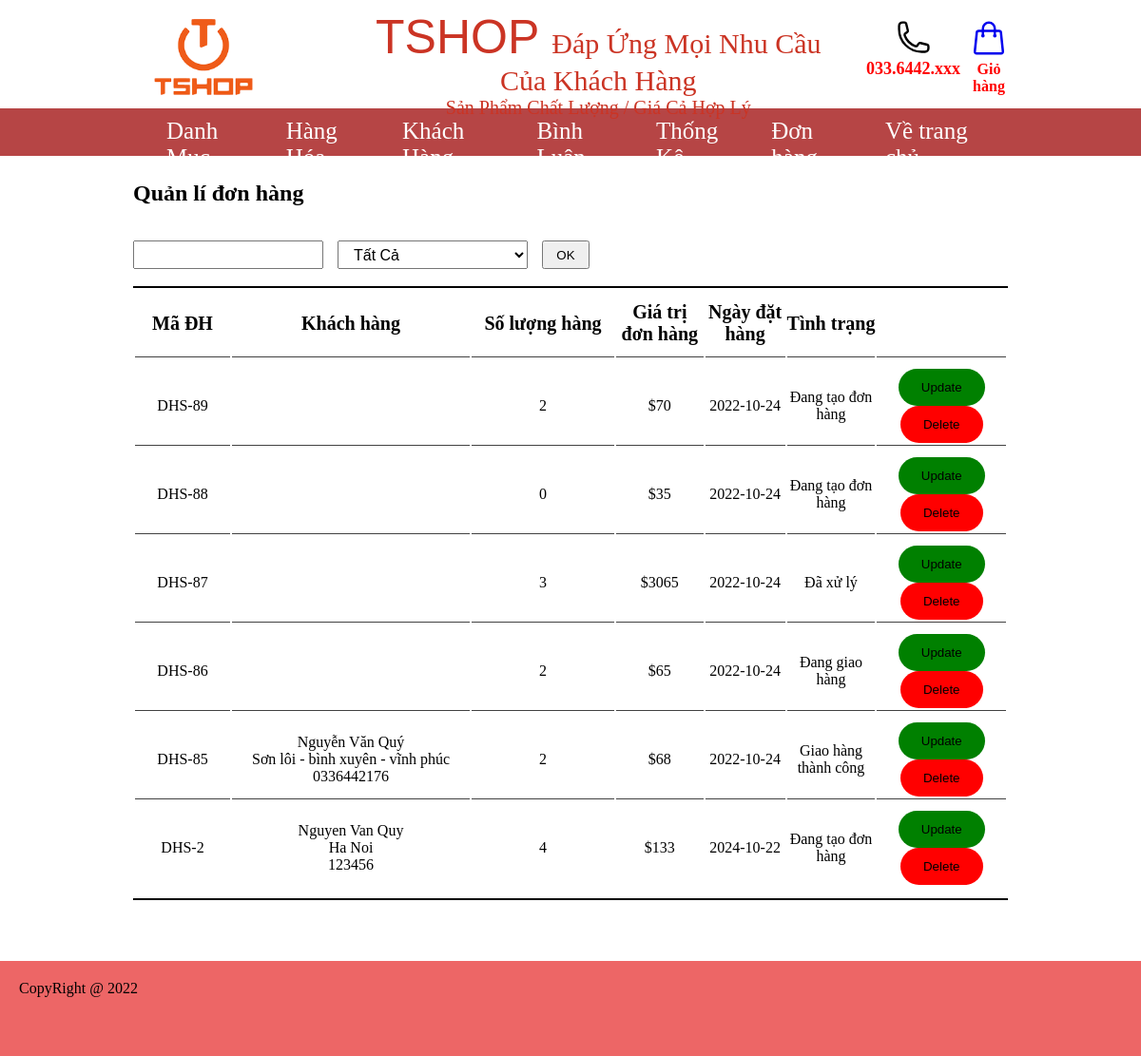
/admin/index.php?act=dsdh, run on the app's committed database.
### tables this page shows
CREATE TABLE `bill` (
  `id_bill` int(11) NOT NULL,
  `iduser` int(11) DEFAULT 0,
  `bill_name` varchar(200) NOT NULL,
  `bill_diachi` varchar(200) NOT NULL,
  `bill_sdt` varchar(200) NOT NULL,
  `bill_pttt` varchar(200) DEFAULT NULL,
  `date` date DEFAULT NULL,
  `total` int(11) NOT NULL DEFAULT 0,
  `bill_status` tinyint(1) DEFAULT 0 COMMENT '0. đang tạo đơn hàng 1. đã xử lý 2. đang giao hàng 3. giao hàng thành công'
);

### model/pdo.php (called while the page is built, shortened)
<?php
function pdo_get_connection(){
    $dburl = "mysql:host=localhost;dbname=tshop;charset=utf8";
    $username = 'root';
    $password = '';
    $conn = new PDO($dburl, $username, $password);
    $conn->setAttribute(PDO::ATTR_ERRMODE, PDO::ERRMODE_EXCEPTION);
    return $conn;
}
function pdo_query($sql){
    $sql_args = array_slice(func_get_args(), 1);
    try{
        $conn = pdo_get_connection();
        $stmt = $conn->prepare($sql);
        $stmt->execute($sql_args);
        $rows = $stmt->fetchAll();
        return $rows;
    }
    catch(PDOException $e){
        throw $e;
    }
    finally{
        unset($conn);
    }
}

### model/cart.php (called while the page is built, shortened)
<?php
function loadall_bill($kyw="",$n=0){
    $sql = "select * from bill where 1";
    $sql.= " order by id_bill desc";
    $dsbill = pdo_query($sql);
    return $dsbill;
}
function loadall_bill_count($id){
    $sql = "select * from cart where idbill=".$id;
    $dsbill = pdo_query($sql);
    return sizeof($dsbill);
}
function get_ttdh($n){
    switch ($n) {
        case '0':
            $tt = "Đang tạo đơn hàng";
            break;
        case '1':
            $tt = "Đã xử lý ";
            break;
        case '2':
            $tt = "Đang giao hàng ";
            break;
        case '3':
            $tt = "Giao hàng thành công";
            break;
    }
    return $tt;
}
?>

### admin/donhang/list_dh.php (the view, shortened to what this page needs)
<div class="box0">
    <h2>Quản lí đơn hàng</h2>
    <br><br>
    <table>
        <thead>
            <tr>
                <th width="100px">Mã ĐH </th>
                <th width="250px">Khách hàng </th>
                <th width="150px">Số lượng hàng </th>
                <th>Giá trị đơn hàng </th>
                <th>Ngày đặt hàng </th>
                <th>Tình trạng</th>
            </tr>
        </thead>
        <div>
            <form action="index.php?act=dsdh" class="tksp" method="post">
                <input type="text" name="kyw" style="width:200px;height:30px;float:left;margin-right:15px">
                <select name="n" style="width:200px;height:30px;float:left;margin-right:15px">
                    <option value="" selected>Tất Cả</option>
                </select>
                <input type="submit" name="listok" value="OK" style="width:50px;height:30px"><br><br>
            </form>
        </div>
        <tbody>
           <?php
                foreach ($dsbill as $bill) {
                    extract($bill);
                    $update_bill ="index.php?act=update_bill&id=".$id_bill;
                    $delete_bill ="index.php?act=delete_bill&id=".$id_bill;
                    $count = loadall_bill_count($bill['id_bill']);
                    $ttdh = get_ttdh($bill['bill_status']);
                    $kh = $bill_name.
                            '<br>'.$bill_diachi.
                            '<br>'.$bill_sdt;
                    echo '  <tr>
                                <td>DHS-'.$id_bill.'</td>
                                <td>'.$kh.'</td>
                                <td>'.$count.'</td>
                                <td>$'.$total.'</td>
                                <td>'.$date.'</td>
                                <td>'.$ttdh.'</td>
                                <td>
                                    <a href="'.$update_bill.'"><button class="normal update">Update</button></a>
                                    <a href="'.$delete_bill.'"><button class="normal delete">Delete</button></a>
                                </td>
                            </tr>';
                }
           ?>
        </tbody>
    </table>
</div>

### css/index.css (style rules this page uses)
* { margin: 0px; padding: 0px; box-sizing: border-box; }
a { text-decoration: none; }
table tr th { font-size: 20px; padding-bottom: 10px; }
table tr td { text-align: center; }

### css/index2.css (style rules this page uses)
table { padding: 0 40px; }
thead { font-weight: 500; }
.normal { padding: 10px; border: none; border-radius: 20px; }
button.update { background-color: green; padding: 12px 24px; }
button.delete { background-color: red; padding: 12px 24px; }
table { border-top: 2px solid #000; border-bottom: 2px solid #000; padding: 12px 0; margin-bottom: 24px; }
table tr td { border-top: 1px solid rgba(0, 0, 0, 0.742); padding-top: 12px; }
form { display: flex; justify-content: space-between; padding: 0 200px; flex-wrap: wrap; }
.tksp { justify-content: space-between; padding: 0 200px; }
form div input, select { width: 100%; height: 30px; outline: none; padding-left: 12px; font-size: 16px; }
.box0 { width: 80%; margin: auto; padding:20px; }

### data on the page
bill: id_bill "89", count "2", total "70", date "2022-10-24", bill_status "Đang tạo đơn hàng"
bill: id_bill "88", count "0", total "35", date "2022-10-24", bill_status "Đang tạo đơn hàng"
bill: id_bill "87", count "3", total "3065", date "2022-10-24", bill_status "Đã xử lý"
bill: id_bill "86", count "2", total "65", date "2022-10-24", bill_status "Đang giao hàng"
bill: id_bill "85", bill_name "Nguyễn Văn Quý", bill_diachi "Sơn lôi - bình xuyên - vĩnh phúc", bill_sdt "0336442176", count "2", total "68", date "2022-10-24", bill_status "Giao hàng thành công"
bill: id_bill "2", bill_name "Nguyen Van Quy", bill_diachi "Ha Noi", bill_sdt "123456", count "4", total "133", date "2024-10-22", bill_status "Đang tạo đơn hàng"
